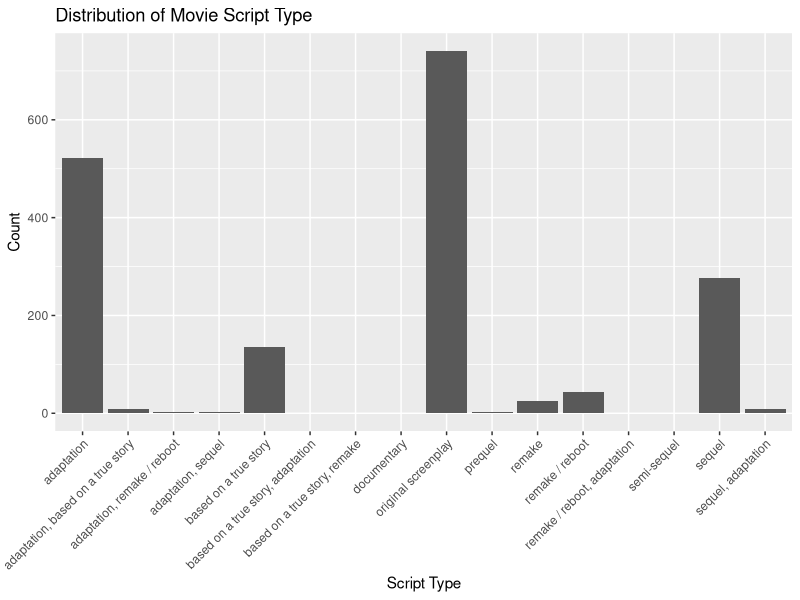

Generate this figure with R:
library(tidyverse)
library(readr)
movie_data <- read_csv("data/movie_data.csv")
View(movie_data)


## Exploration 1: What is the distribution of script type?
script_type_dist <- movie_data |> 
  group_by(script_type) |> 
  filter(!is.na(script_type))

ggplot(script_type_dist, aes(x = script_type)) +
  geom_bar() +
  theme(axis.text.x = element_text(angle = 45, hjust = 1)) +
  labs(x = "Script Type",
       y = "Count",
       title = "Distribution of Movie Script Type")



